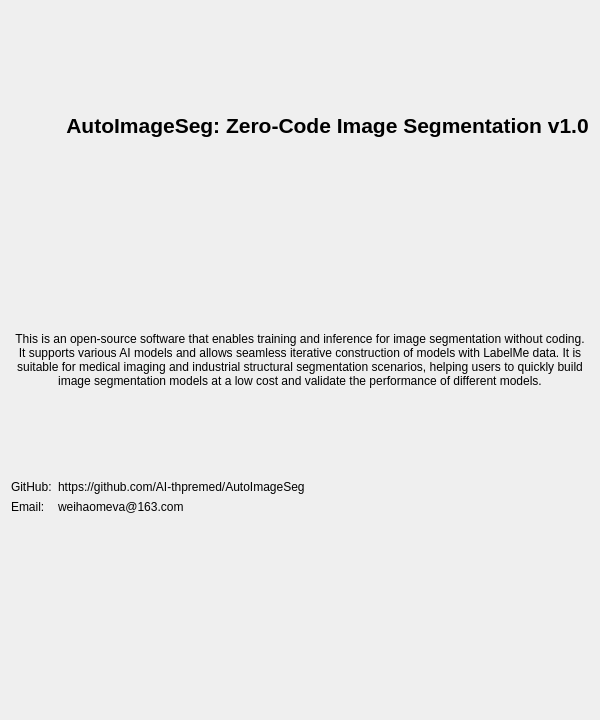
<?xml version="1.0" encoding="UTF-8"?>
<ui version="4.0">
 <class>WelcomeWindow</class>
 <widget class="QWidget" name="WelcomeWindow">
  <property name="geometry">
   <rect>
    <x>0</x>
    <y>0</y>
    <width>600</width>
    <height>720</height>
   </rect>
  </property>
  <property name="windowTitle">
   <string>Welcome</string>
  </property>
  <layout class="QVBoxLayout" name="verticalLayout">
   <!-- ===== 1. Logo 和软件名称 ===== -->
   <item>
    <layout class="QHBoxLayout" name="horizontalLayoutLogo">
     <item>
      <widget class="QLabel" name="labelLogo">
       <property name="text">
        <string/>
       </property>

           <property name="styleSheet">
        <string>max-width: 180px; max-height: 120px;</string>
    </property>
    <property name="pixmap">
        <pixmap>images\AUTOimageseg.png</pixmap>
    </property>
    <property name="scaledContents">
        <bool>true</bool>
    </property>

      </widget>
     </item>
     <item>
      <widget class="QLabel" name="labelSoftwareName">
       <property name="text">
        <string>AutoImageSeg: Zero-Code Image Segmentation v1.0</string>
       </property>
       <property name="alignment">
        <set>Qt::AlignCenter</set>
       </property>
       <property name="font">
        <font>
         <pointsize>16</pointsize>
         <weight>75</weight>
         <bold>true</bold>
        </font>
       </property>
      </widget>
     </item>
    </layout>
   </item>

   <item>
    <widget class="QLabel" name="labelIntroduction">
     <property name="text">
<string>This is an open-source software that enables training and inference for image segmentation without coding. It supports various AI models and allows seamless iterative construction of models with LabelMe data. It is suitable for medical imaging and industrial structural segmentation scenarios, helping users to quickly build image segmentation models at a low cost and validate the performance of different models.</string>     </property>
     <property name="alignment">
      <set>Qt::AlignCenter</set>
     </property>
     <property name="wordWrap">
      <bool>true</bool>
     </property>
    </widget>
   </item>

   <item>
    <layout class="QFormLayout" name="formLayoutLinks">
     <item row="0" column="0">
      <widget class="QLabel" name="labelGitHub">
       <property name="text">
        <string>GitHub:</string>
       </property>
      </widget>
     </item>
     <item row="0" column="1">
      <widget class="QLabel" name="labelGitHubLink">
       <property name="text">
        <string>https://github.com/AI-thpremed/AutoImageSeg</string>
       </property>
       <property name="openExternalLinks">
        <bool>true</bool>
       </property>
       <property name="textInteractionFlags">
        <set>Qt::LinksAccessibleByMouse|Qt::TextSelectableByMouse</set>
       </property>
      </widget>
     </item>




     <item row="1" column="0">
      <widget class="QLabel" name="labelWebsite">
       <property name="text">
        <string>Email:</string>
       </property>
      </widget>
     </item>
     <item row="1" column="1">
      <widget class="QLabel" name="labelWebsiteLink">
       <property name="text">
        <string>weihaomeva@163.com</string>
       </property>
       <property name="openExternalLinks">
        <bool>true</bool>
       </property>
       <property name="textInteractionFlags">
        <set>Qt::LinksAccessibleByMouse|Qt::TextSelectableByMouse</set>
       </property>
      </widget>
     </item>
<!--     <item row="2" column="0">-->
<!--      <widget class="QLabel" name="labelHelp">-->
<!--       <property name="text">-->
<!--        <string>帮助文档：</string>-->
<!--       </property>-->
<!--      </widget>-->
<!--     </item>-->
<!--     <item row="2" column="1">-->
<!--      <widget class="QLabel" name="labelHelpLink">-->
<!--       <property name="text">-->
<!--        <string>https://www.yourwebsite.com/help</string>-->
<!--       </property>-->
<!--       <property name="openExternalLinks">-->
<!--        <bool>true</bool>-->
<!--       </property>-->
<!--       <property name="textInteractionFlags">-->
<!--        <set>Qt::LinksAccessibleByMouse|Qt::TextSelectableByMouse</set>-->
<!--       </property>-->
<!--      </widget>-->
<!--     </item>-->
    </layout>
   </item>
  </layout>
 </widget>
 <resources/>
 <connections/>
</ui>
